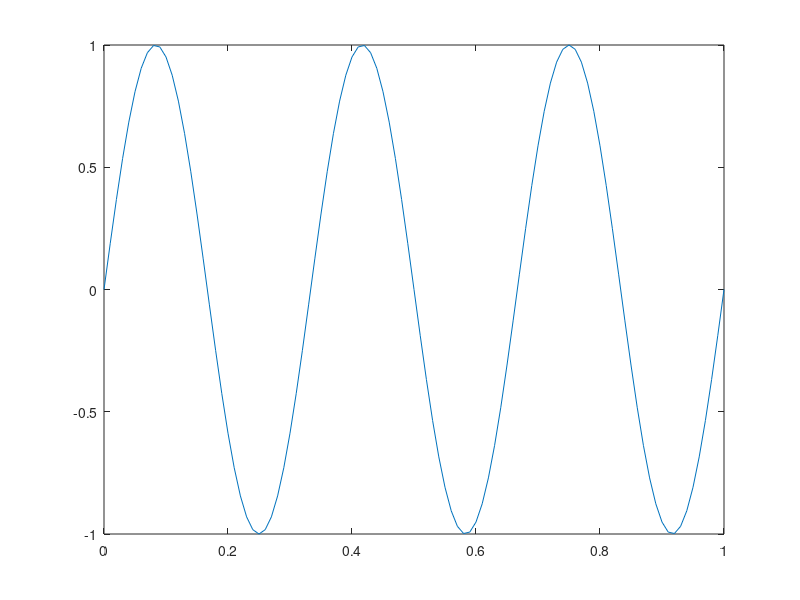
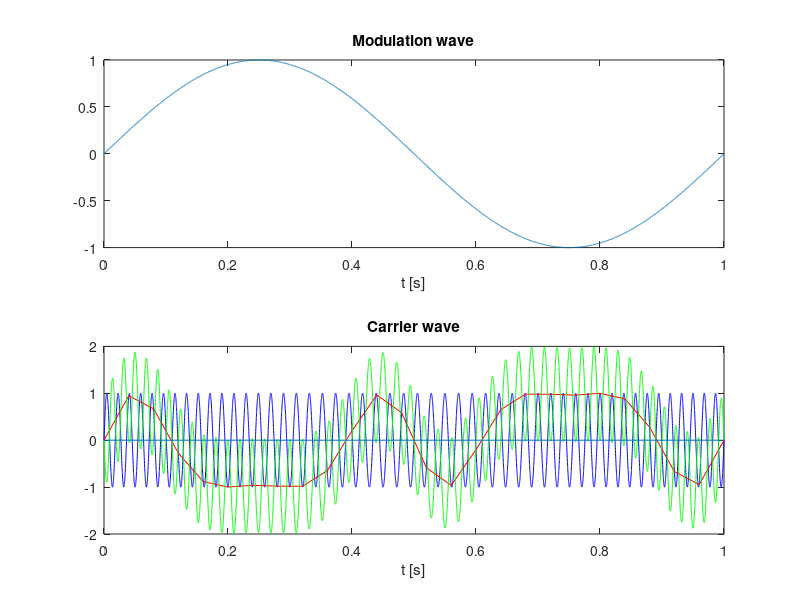

These charts were generated, in order, by the following MATLAB code: (Note: this script raises an error after producing the figures.)
clear all; close all; clc;

%% A
% Generate a sine-wave with different sampling frequences fs.

A = 230;
f = 50;

fs1 = 10000;
fs2 = 500;
fs3 = 200;

t1 = 0:1/fs1:0.1;
t2 = 0:1/fs2:0.1;
t3 = 0:1/fs3:0.1;

s1 = A*sin(2*pi*f*t1);
s2 = A*sin(2*pi*f*t2);
s3 = A*sin(2*pi*f*t3);

plot(t1, s1, 'b-', t2, s2, 'r-o', t3, s3, 'k-x');

%% B
% Generate a sine-wave with different sampling frequences fs.

A = 230;
f = 50;

fs1 = 10000;
fs2 = 51;
fs3 = 50;
fs4 = 49;

t1 = 0:1/fs1:1;
t2 = 0:1/fs2:1;
t3 = 0:1/fs3:1;
t4 = 0:1/fs4:1;

s1 = A*sin(2*pi*f*t1);
s2 = A*sin(2*pi*f*t2);
s3 = A*sin(2*pi*f*t3);
s4 = A*sin(2*pi*f*t4);

plot(t1, s1, 'b-', t2, s2, 'g-o', t3, s3, 'r-o', t4, s4, 'k-o');

%% C
% Generate sine-wave with changing frequency

fs = 100;
t = 0:1/fs:1;
f = 0;

if(1)
    for i = 1:61
        disp(i);
        disp(f);
        s = sin(2*pi*f*t);
        plot(t, s); 
        f = f + 5;
        
        s(i) = sin(2*pi*f*t(i));
        f = f + 5*1/fs;
    end
end

if(0)
    figure;
    s5 = sin(2*pi*5*t);
    s105 = sin(2*pi*105*t);
    s205 = sin(2*pi*205*t);
    plot(t, s5, 'g-', t, s105, 'r-x', t, s205, 'b-o');
end

if(0)
    figure;
    s95 = sin(2*pi*95*t);
    s195 = sin(2*pi*195*t);
    s295 = sin(2*pi*295*t);
    plot(t, s95, 'g-', t, s195, 'r-x', t, s295, 'b-o');
end

if(0)
    figure;
    s95 = sin(2*pi*95*t);
    s105 = sin(2*pi*105*t);
    plot(t, s95, 'g-o', t, s105, 'r-x');
end

%% D
% Generate modulated sine-wave

fs1 = 10000;
fn = 50;
fm = 1;
df = 5;
t1 = 0:1/fs1:1;

sm1 = sin(2*pi*fm*t1);
s1 = sin(2*pi*fn*t1 + df*sin(2*pi*fm*t1));
%s1 = fmmod(sm1, fn, fs1, df);

fs2 = 25;
t2 = 0:1/fs2:1;
sm2 = sin(2*pi*fm*t2);
s2 = interp1(t1, s1, t2);
%s2 = sin(2*pi*fn*t2 + df*sin(2*pi*fm*t2));

error = interp1(t2, s2, t1) - s1;

figure;
subplot(2,1,1); plot(t1, sm1); title('Modulation wave'); xlabel('t [s]');
subplot(2,1,2); plot(t1, s1, 'b-', t2, s2, 'r-', t1, error, 'g-', t2, zeros(size(t2))); title('Carrier wave'); xlabel('t [s]');

S1 = pspectrum(s1);
S2 = pspectrum(s2);

figure;
subplot(1,2,1); plot(S1); title('Spectrum before sampling'); xlabel('f [Hz]');
subplot(1,2,2); plot(S2); title('Spectrum after sampling'); xlabel('f [Hz]');